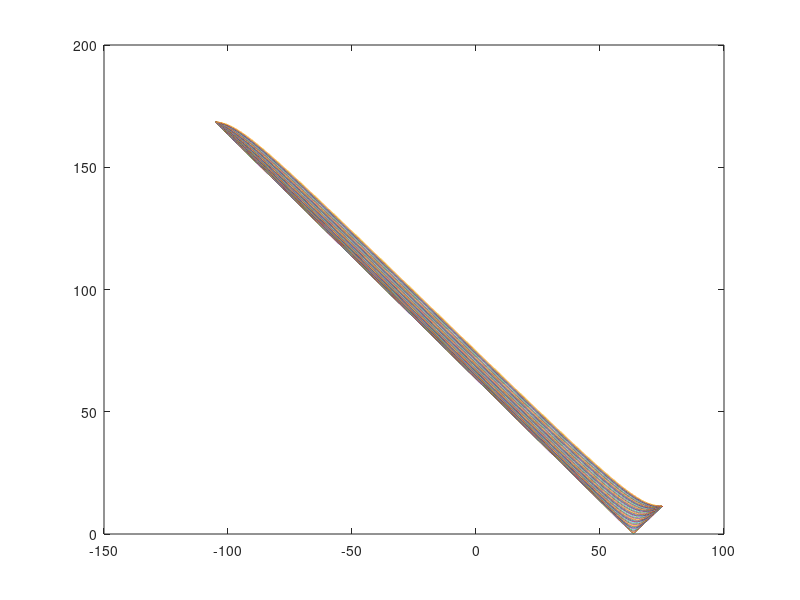

The MATLAB source for this figure: (Note: this script raises an error after producing the figure.)
% SAS band scattering angle when band axis aligned to solar azimuth
% 
% a is the area of the band centered on angle "a" measured from  vertical.
% b is the band angle of rotation measured again from the vertical
a = [-90:.01:90]*pi./180;
b = [0:2:88].*pi./180;
X = (cos(a')*sin(b));
Y = sin(a')*ones(size(b));
Z = cos(a')*cos(b);
%%
sza = 78.5;
zen = interp1(a,[1:length(a)],sza.*pi./180,'nearest');
%
% these = plot3(X, Y, Z,'-'); recolor(these,b);colorbar
%
dot_sun = [X.*0 + Y.*sin(sza.*pi./180) + Z.*cos(sza.*pi./180)];
scatang = acos(dot_sun);
[mins,ii] = min(scatang);
%%

figure; these = plot(a.*180/pi-15, scatang.*180/pi, '-'); recolor(these,180.*b./pi);colorbar
hold('on');

plot(a(zen).*180./pi-15, scatang(zen,:).*180/pi,'k.',a(ii).*180/pi-15,mins.*180/pi,'ro');
hold('off');
title(sprintf('solar zenith angle = %2.0f degrees',sza))
%%
figure; 
plot(b.*180./pi,scatang(zen,:).*180./pi,'ro',b.*180./pi,(180.*b./pi).* cos(sza.*pi./180),'k.');
xlabel('band angle')
ylabel('scat angle of arc of band at sza')
title(sprintf('This shows that even at SZA=%3.1f we can approximate scat ang as cos(sza)*b',sza))